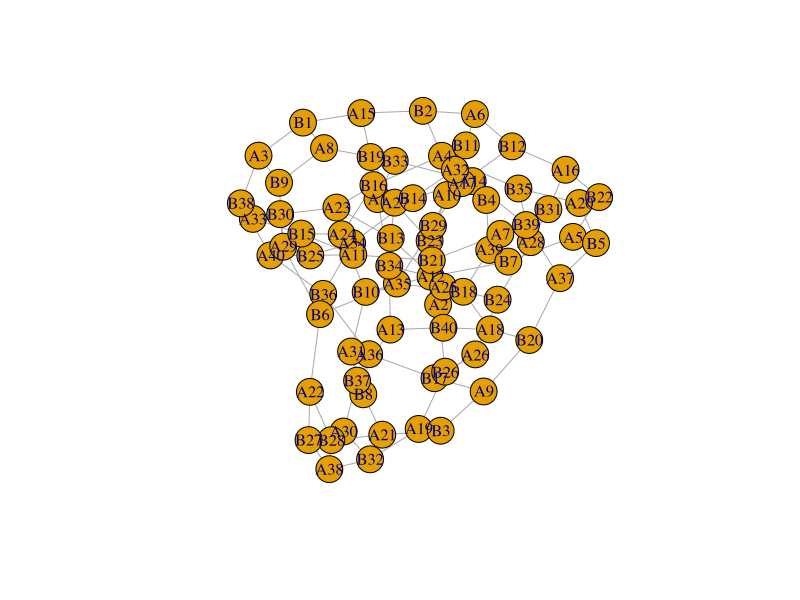
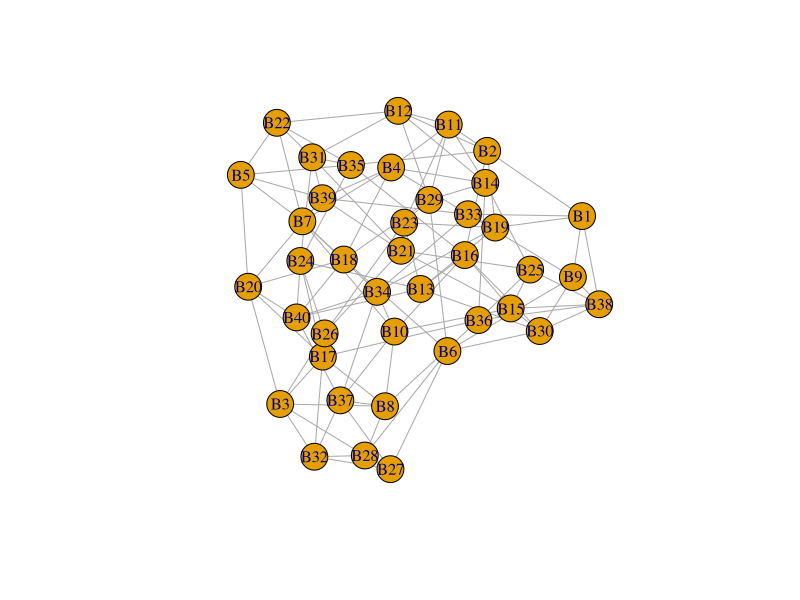
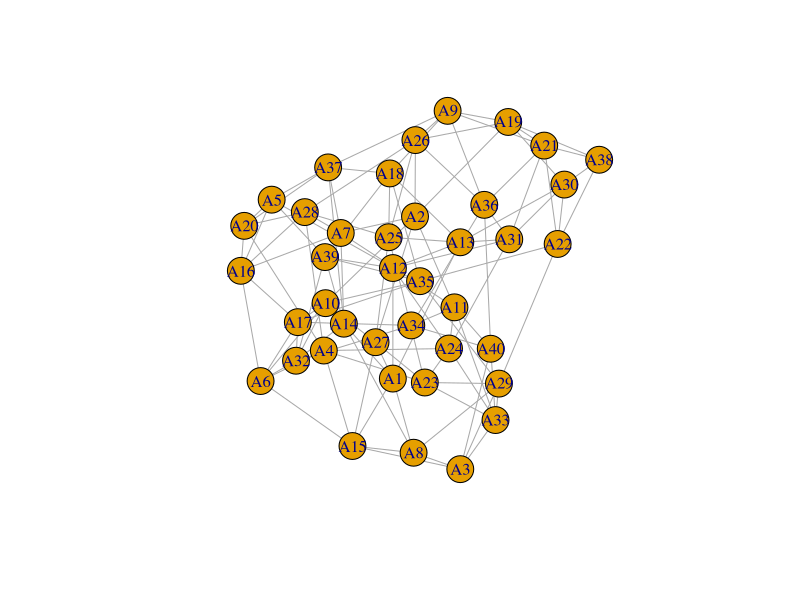

The R source for these figures, in order:
rm(list=ls());gc();
library(igraph)


makeBiPartite = function(edgeList) {
  nodesSet1 = as.numeric(as.factor(unique(edgeList[,1])))
  nodesSet2 = as.numeric(as.factor(unique(edgeList[,2])))
  
  edgeList$S1 = as.numeric(as.factor(edgeList[,1]))
  edgeList$S2 = as.numeric(as.factor(edgeList[,2]))
  # first we give prefixes to the nodes to discern the two partition
  g <- graph.empty()
  g <- add.vertices(g,nv=length(nodesSet1),attr=list(name=paste0('A',nodesSet1),
                                                     type=rep(TRUE,length(nodesSet1))))
  g <- add.vertices(g,nv=length(nodesSet2),attr=list(name=paste0('B',nodesSet2),
                                                     type=rep(FALSE,length(nodesSet2))))
  
  # we need to turn edgeList into a vector (and using names instead of indexes)
  edgeListVec <- as.vector(t(as.matrix(data.frame(S1=paste0('A',edgeList$S1),
                                                  S2=paste0('B',edgeList$S2)))))
  g <- add.edges(g,edgeListVec)
  
  # check if is recognized as bipartite
  is.bipartite(g)
  
  # return
  g
}


randomize_bipartite = function(edgeList, boots=100) {
  for(i in 1:boots) {
    j1 = sample(nrow(edgeList),1)
    j2 = sample(nrow(edgeList),1)
    
    
    
    while(j1==j2){
      j2 = sample(nrow(edgeList),1)
    }
    
    V1A=edgeList[j1,1]
    V1B=edgeList[j1,2]
    V2A=edgeList[j2,1]
    V2B=edgeList[j2,2]
    
    areConnected = function(V1A, V1B, V2A, V2B, edgeList) {
      ## CHECK THAT V1A isn't already connected to V2B
      if(as.character(V2B) %in% as.character(edgeList[edgeList$S1==V1A,2])) {
        return(T)    
      }
      
      ## AND THAT V2B isn't already connected to V1B
      if (as.character(V1B) %in% as.character(edgeList[edgeList$S1==V2A,2])){
        return(T)
      }
      
      return(F)
    }
    
    
    if(!areConnected(V1A, V1B, V2A, V2B, edgeList)) {
      edgeList[j2,2] = V1B
      edgeList[j1,2] = V2B
    }
  }
  edgeList
}


makeRandomBipartite = function(N,k=4,l=4) {
  
  E=do.call(rbind,lapply(1:N, FUN=function(i){
    cbind(i,i:(i+(k-1)))
  }))
  E[E[,2]>N,2]=E[E[,2]>N,2]-N
  
  edgeList =data.frame(S1=paste0("A",E[,1]), S2=paste0("B",E[,2]))
  
  
  
  simplify(as.undirected(makeBiPartite(randomize_bipartite(edgeList, boots=1000))))
}



g = makeRandomBipartite(40, 3)

plot(g)
table(degree(g))

is.simple(g)


g1 = bipartite_projection(g, types=V(g)$type) $proj1
g2 = bipartite_projection(g, types=V(g)$type) $proj2

plot(g1)
plot(g2)

table(degree(g1))
table(degree(g2))

